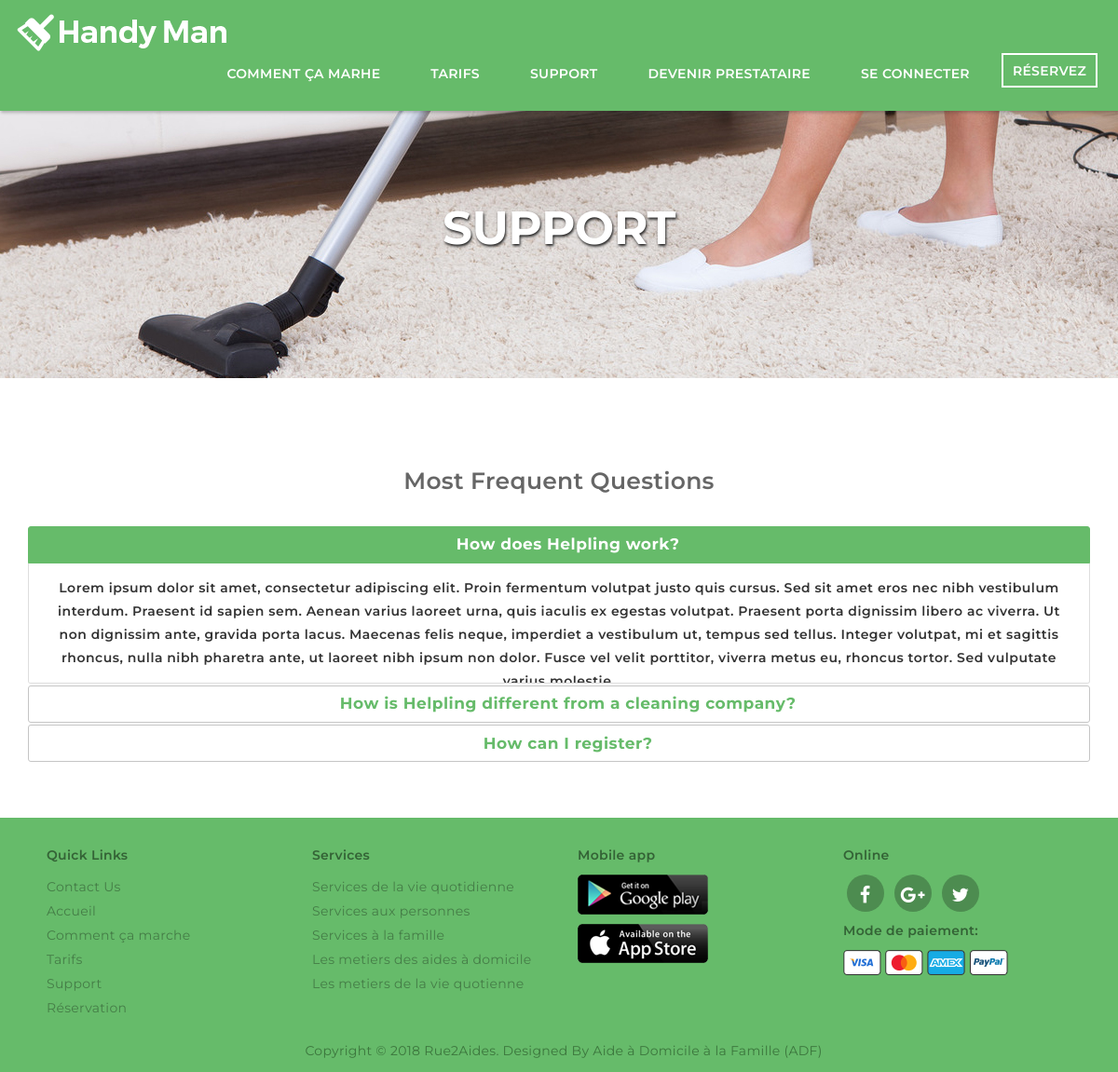
Page /users/help.php on the committed database.
### tables this page shows
CREATE TABLE IF NOT EXISTS `sv_admin_login` (
  `admin_id` int(20) NOT NULL AUTO_INCREMENT,
  `user_name` varchar(255) NOT NULL,
  `password` varchar(255) NOT NULL,
  `email_id` varchar(255) NOT NULL,
  `site_name` varchar(255) NOT NULL,
  `logo` varchar(255) NOT NULL,
  `favicon` varchar(255) NOT NULL,
  `site_desc` varchar(255) NOT NULL,
  `keyword` varchar(255) NOT NULL,
  `site_url` varchar(255) NOT NULL,
  `paypal_id` varchar(200) NOT NULL,
  `currency_mode` varchar(200) NOT NULL,
  `paypal_site_mode` varchar(200) NOT NULL,
  PRIMARY KEY (`admin_id`)
);

CREATE TABLE IF NOT EXISTS `sv_pages` (
  `id` int(25) NOT NULL AUTO_INCREMENT,
  `page_name` varchar(255) NOT NULL,
  `page_content` text NOT NULL,
  PRIMARY KEY (`id`)
);

### users/help.php (the view, shortened to what this page needs)
<body class="splash-index">
  <?php include("../header.php") ?>
  <section class="teaser main-teaser bg-top">
    <div class="min-space">
    </div>
    <div class="min-space">
    </div>
    <?php
$query=mysql_fetch_array(mysql_query("select * from sv_pages where id=4"));
$content=$query['page_content'];
?>
    <div class="min-space">
    </div>
    <h1 class="sub-title">Support
    </h1>
    <div class="min-space">
    </div>
    <div class="min-space">
    </div>
  </section>
  <link href="http://code.jquery.com/ui/1.10.4/themes/ui-lightness/jquery-ui.css" rel="stylesheet">
  <?php echo $content;?>
  <div class="min-space">
  </div>
  <?php include("../footer.php") ?>
  </html>

### header.php (shortened to what this page needs)
<html>
 <?php
 include("connection.php");
 $res=mysqli_fetch_array(mysqli_query($con,"select * from sv_admin_login"));
    $logo=mysqli_real_escape_string($con,$res['logo']);
    $site_url=mysqli_real_escape_string($con,$res['site_url']);
 ?>
  <head>
    <link rel="stylesheet" href="<?php echo $site_url; ?>/css/font-awesome.min.css" type="text/css">
    <link rel="stylesheet" href="<?php echo $site_url; ?>/css/style.css" />
    <link rel="stylesheet" media="screen" href="<?php echo $site_url; ?>/css/index.css" />
    <link rel="stylesheet" media="screen" href="<?php echo $site_url; ?>/css/responsive.css" />
    <link rel="stylesheet" href="<?php echo $site_url; ?>/css/bootstrap.min.css" type="text/css">
    </head>
    <header class="header-main header-main--light">
        <nav class="site-nav reversed">
            <div class="container">
                <nav class="navbar navbar-inverse navbar-static-top marginBottom-0" role="navigation">
                    <div class="navbar-header">
                        <?php
                            if($logo=="") { ?>
                                <a href="<?php echo $site_url; ?>" class="site-logo"><img src="<?php echo $site_url; ?>/admincp/admin-logo/default-logo.png" alt="" ></a>
                            <?php } else {     ?>
                                <a href="<?php echo $site_url; ?>" class="site-logo"><img src="<?php echo $site_url; ?>/admincp/admin-logo/<?php echo $logo;?>"></a>
                            <?php } ?>
                    </div>
                    <div class="collapse navbar-collapse" id="navbar-collapse-1">
                        <ul class="nav navbar-nav pull-right">
                            <li><a class="nav__link" href="<?php echo $site_url; ?>/users/howitworks.php">Comment ça marhe</a></li>
                            <li><a class="nav__link" href="<?php echo $site_url; ?>/users/pricing.php">Tarifs</a></li>
                            <li><span class="link_to_another_page"><a class="nav__link" href="<?php echo $site_url; ?>/users/help.php">Support</a></span></li>
                            <li><span class="link_to_another_page"><a class="nav__link" href="<?php echo $site_url; ?>/users/apply.php">Devenir prestataire</a></span></li>
                            <?php
                                if(!isset($_SESSION['phone_no'])) { ?>
                                <li><a class="nav__link sign-in" href="<?php echo $site_url; ?>/users/sign_in.php">Se connecter</a></li><?php } ?>
                             <li><span class="link_to_another_page"><a class="nav__link nav__link--prominent" href="<?php echo $site_url; ?>/users/order.php">Réservez</a></span></li>
                        </ul>
                    </div>
                </nav>
            </div>
        </nav>
    </header>

### footer.php (shortened to what this page needs)
<?php
$res         = mysql_fetch_array(mysql_query("select * from sv_admin_login"));
$site_url    = mysql_real_escape_string($res['site_url']);
?>
<footer class="footer">
  <div class="container">
    <div class="footer-content col-lg-3 col-md-3 col-sm-3 col-sm-4 col-lg-4">
      <h5 class="footer-content__title">Quick Links</h5>
      <ul class="footer-content__list">
      <li><a href="<?php
echo $site_url ;
?>/users/contact.php">Contact Us</a></li>
        <li><a href="<?php
echo $res['site_url'];
?>">Accueil</a></li>
        <li><a href="<?php
echo $res['site_url'];
?>/users/howitworks.php">Comment ça marche</a></li>
        <li><a href="<?php
echo $res['site_url'];
?>/users/pricing.php">Tarifs</a></li>
        <li><a href="<?php
echo $res['site_url'];
?>/users/help.php">Support</a></li>
        <li><a href="<?php
echo $res['site_url'];
?>/users/order.php">Réservation</a></li>
      </ul>
    </div>
    <div class="footer-content col-lg-3 col-md-3 col-sm-3 col-sm-4 col-lg-4">
      <h5 class="footer-content__title">Services</h5>
      <ul class="footer-content__list">
        <li><a href="#">Services de la vie quotidienne</a></li>
        <li><a href="#">Services aux personnes</a></li>
        <li><a href="#">Services à la famille</a></li>
        <li><a href="#">Les metiers des aides à domicile</a></li>
        <li><a href="#">Les metiers de la vie quotienne</a></li>
      </ul>
    </div>
     <div class="footer-content col-lg-3 col-md-3 col-sm-3 col-sm-4 col-lg-4">
      <h5 class="footer-content__title">Mobile app</h5>
      <ul class="footer-content__list">
     <a href="#"><img style="margin-bottom:10px;" src="<?php
echo $res['site_url'];
?>/img/app1.png"></a>
          <a href="#"><img src="<?php
echo $res['site_url'];
?>/img/app2.png"></a>
        </ul>
    </div>
    <div class="footer-content col-lg-3 col-md-3 col-sm-3 col-sm-4 col-lg-4">
      <div class="footer-content__social social">
          <h5 class="footer-content__title">Online</h5>
          <a class="social__action" href="#">
            <i class="fa fa-facebook" aria-hidden="true"></i></a>
          <a class="social__action" href="#">
           <i class="fa fa-google-plus" aria-hidden="true"></i></a>
           <a class="social__action" href="#">
           <i class="fa fa-twitter" aria-hidden="true"></i></a>
         </div>
      <div class="mobile-app">
          <h5 class="footer-content__title">Mode de paiement:</h5>
          <img src="<?php
echo $res['site_url'];
?>/img/visa.png" alt="Visa" />
          <img src="<?php
echo $res['site_url'];
?>/img/mastercard.png" alt="Mastercard" />
          <img src="<?php
echo $res['site_url'];
?>/img/american_express.png" alt="American express" />
          <img src="<?php
echo $res['site_url'];
?>/img/paypal.png" alt="Paypal" />
      </div>
    </div>
  </div>
  <div class="footer__copyright container">
    <p>
Copyright &#169; 2018 Rue2Aides. Designed By <a href="http://sangvish.com/" target="_blank">Aide à Domicile à la Famille (ADF)</a>
    </p>
  </div>
</footer>

### css/style.css (style rules this page uses)
.ui-state-active, .ui-widget-content .ui-state-active, .ui-widget-header .ui-state-active { border: 1px solid #66bb6a !important; color:#fff !important; background:#F3A312 !important; }
.ui-state-default { background:transparent !important; }
.help { line-height:25px; letter-spacing:.5px; }
.ui-accordion .ui-accordion-header { font-family: 'Montserrat', sans-serif; font-size:17px !important; }
.ui-accordion-header-active.ui-state-active { color: #fff !important; background:#66bb6a !important; }
.ui-state-default, .ui-widget-content .ui-state-default, .ui-widget-header .ui-state-default { color:#66bb6a !important }
.ui-widget-content { background:#fff !important; }
.bg-top { background: url(../img/cleaner.jpg); background-position:left center; display:inline-block; width:100%; }
.help-title { letter-spacing: .5px !important; font-size: 16px !important; }
.navbar-inverse { background:transparent;border:0; }
.ui-widget { font-family:'Open Sans Condensed', sans-serif !important; }
section { padding-left: 15px; }
.min-space { padding:30px 0; }

### css/responsive.css (style rules this page uses)
img { display: inline-block; vertical-align: middle }

### users/help.php (style rules this page uses)
#accordion-1 { font-size: 14px; }

### rows in the picture
sv_admin_login: site_url+logo (picture), site_url (picture)
sv_pages: page_content "Most Frequent Questions How does Helpling work? Lorem ipsum dolor sit amet, consectetur adipiscing elit. Proin fermentum volutpat justo quis cursus. Sed sit amet eros nec nibh vestibulum interdum. Praesent id sapien sem. Aenean varius laoreet urna, quis iaculis ex egestas volutpat. Praesent porta dignissim libero ac viverra. Ut non dignissim ante, gravida porta lacus. Maecenas felis neque, imperdiet a vestibulum ut, tempus sed tellus. Integer volutpat, mi et sagittis rhoncus, nulla nibh pharetra ante, ut laoreet nibh ipsum non dolor. Fusce vel velit porttitor, viverra metus eu, rhoncus tortor. Sed vulputate How is Helpling different from a cleaning company? How can I register?"
